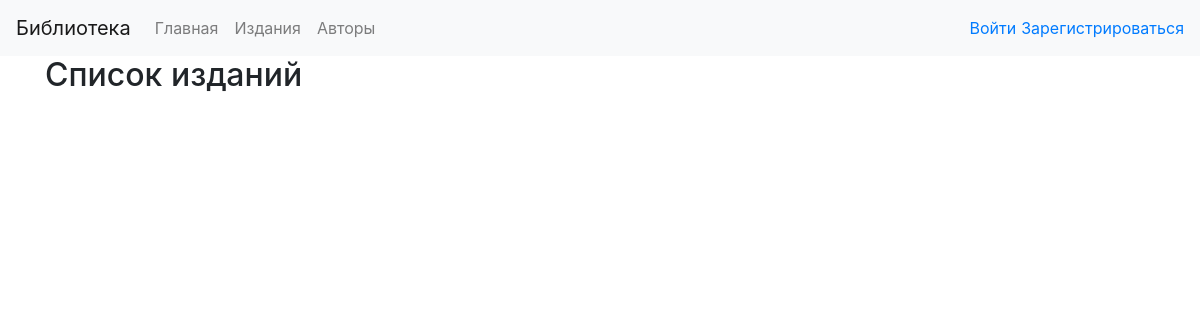
The app's page /publishers/, older data.
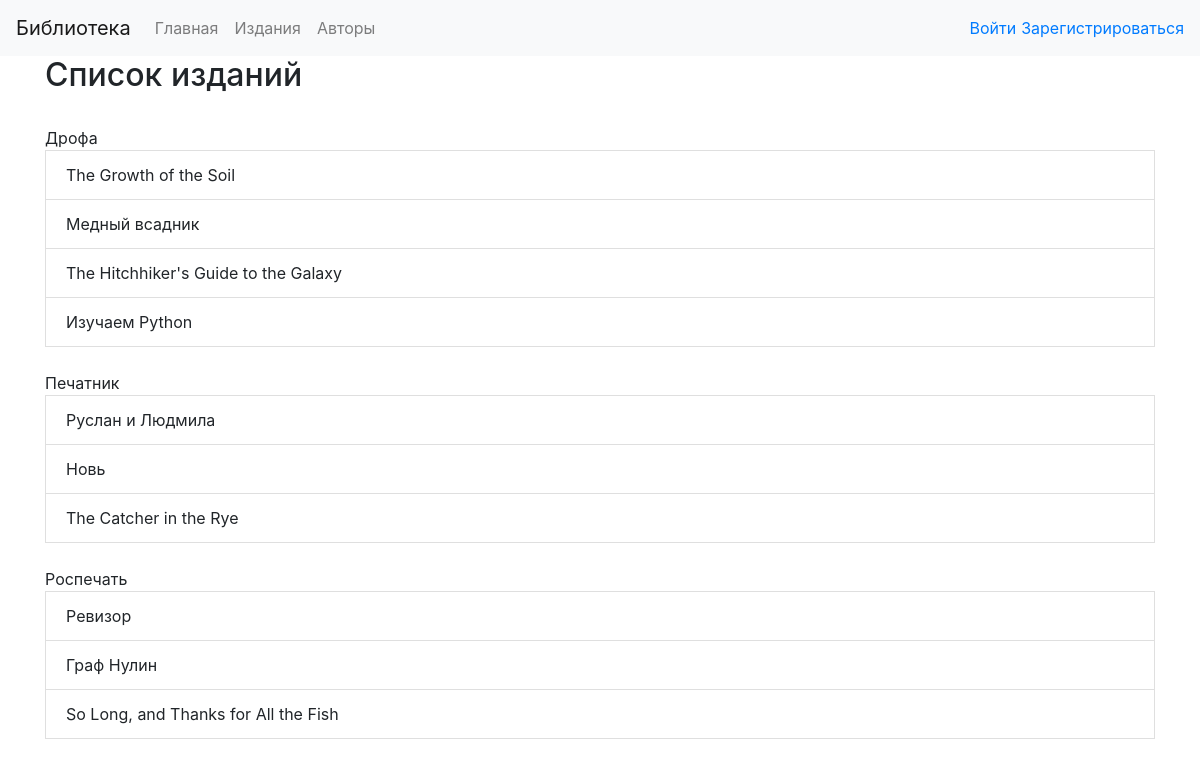
The same page, newer data.
### p_libruary/models.py (models this page shows, shortened)
class Publisher(models.Model):
    name = models.TextField(max_length=128)

class Book(models.Model):
    ISBN = models.CharField(max_length=13)
    title = models.TextField()
    description = models.TextField()
    year_release = models.SmallIntegerField()
    author = models.ForeignKey(Author, on_delete=models.CASCADE)
    copy_count = models.SmallIntegerField(default=1)
    image = models.ImageField(upload_to='media/picture', blank=True)
    price = models.DecimalField(max_digits=10, decimal_places=2)
    publisher = models.ForeignKey(Publisher, on_delete=models.CASCADE, null=True, blank=True)
    reader = models.ForeignKey(Friend, on_delete=models.SET_NULL, null=True, blank=True, related_name='books')

### p_libruary/views.py (the view)
# urls.py: path('publishers/', publishers),
def publishers(request):
    template = loader.get_template('publishers.html')
    publishers = Publisher.objects.all()
    publishers_books = {}
    for publisher in publishers:
        publishers_books[publisher.name] = Book.objects.filter(publisher=publisher)
    publishers_data = {
        'publishers_books': publishers_books,
    }
    return HttpResponse(template.render(publishers_data, request))

### p_libruary/templates/publishers.html
{% extends 'base.html' %}
{% block content %}
    <div class="container">
        <h2>Список изданий</h2>
        <br>
            {% for publisher, books in publishers_books.items %}
                <ul class="list-group">{{ publisher }}</ul>
                    {% for book in books %}
                        <li class="list-group-item">{{ book.title }}</li>
                    {% endfor %}
                <br>
            {% endfor %}
    </div>
{% endblock %}

### p_libruary/templates/base.html (shortened to what this page needs)
<!DOCTYPE html>
<html>
    {% load static %}
    <link rel="stylesheet" href="https://stackpath.bootstrapcdn.com/bootstrap/4.5.0/css/bootstrap.min.css">
    <link rel="stylesheet" href="{% static 'base.css' %}">
    <nav class="navbar navbar-expand-lg navbar-light bg-light">
        <a class="navbar-brand" href="#">Библиотека</a>
        <div class="collapse navbar-collapse" id="navbarNavAltMarkup">
            <div class="navbar-nav">
                <a class="nav-item nav-link" href="/">Главная <span class="sr-only">(current)</span></a>
                <a class="nav-item nav-link" href="/publishers/">Издания</a>
                <a class="nav-item nav-link" href="/authors/">Авторы</a>
            </div>
        </div>
        <div class="login-container">
            {% if  request.user.is_authenticated%}
                <p>Вы вошли как {{ request.user.username }}</p>
                <a href="/logout/">Выйти</a>
            {% else %}
                <a href="/login/">Войти</a>
                <a href="/register/">Зарегистрироваться</a>
            {% endif %}
    </nav>
    {% block content %}
    {% endblock %}
</html>

### static/base.css (style rules this page uses)
.login-container { display: flex; }
.login-container>a { margin-left: 5px }

Row changes from the older to the newer data that the page shows:
added Publisher: publishers_books "Дрофа"
added Book: title "The Growth of the Soil", shown under "Дрофа"
added Book: title "Медный всадник", shown under "Дрофа"
added Book: title "The Hitchhiker's Guide to the Galaxy", shown under "Дрофа"
added Book: title "Изучаем Python", shown under "Дрофа"
added Publisher: publishers_books "Печатник"
added Book: title "Руслан и Людмила", shown under "Печатник"
added Book: title "Новь", shown under "Печатник"
added Book: title "The Catcher in the Rye", shown under "Печатник"
added Publisher: publishers_books "Роспечать"
added Book: title "Ревизор", shown under "Роспечать"
added Book: title "Граф Нулин", shown under "Роспечать"
added Book: title "So Long, and Thanks for All the Fish", shown under "Роспечать"
